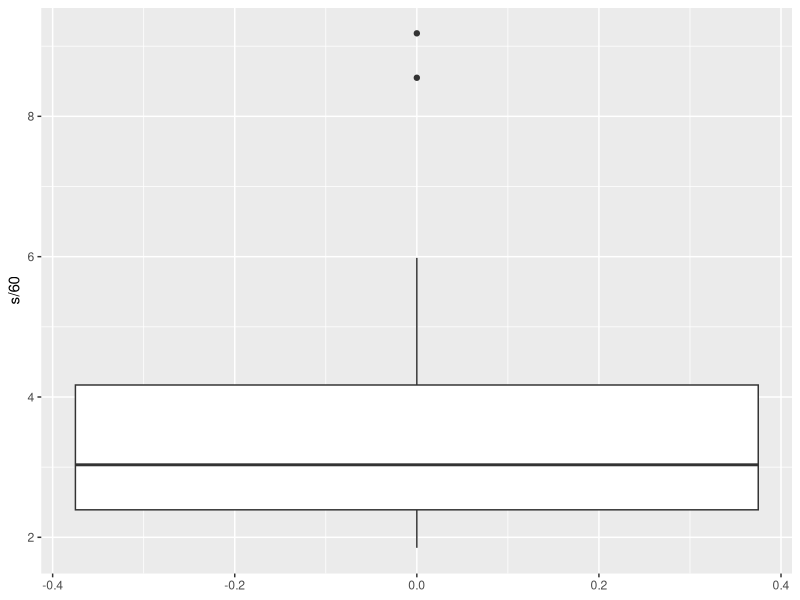
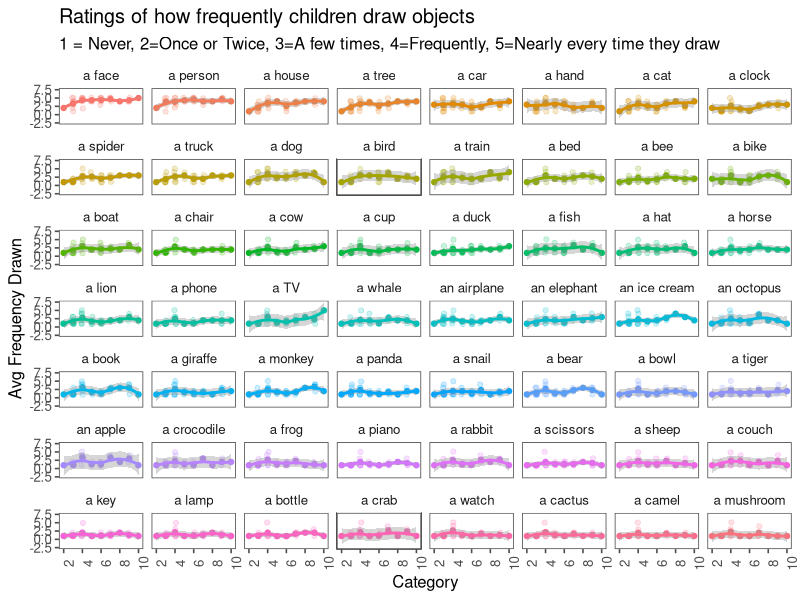

Write R code to recreate these figures, in order.
## ---- chunk 1
library(tidyverse)
library(here)
library(ggthemes)
## ---- chunk 2
raw = read_csv(here('data','surveys','drawing_experience','Drawing Experience Survey_August 27, 2020_17.21.csv'))
## ---- chunk 3
question_names <- raw %>%
  select(contains('Q3_')) %>%
  filter(row_number()==1) 

question_ids = colnames(question_names)
categories = str_split_fixed(question_names[1,],'-',2)[,2]
categories = str_split_fixed(categories,' ',2)[,2]

data.frame(categories, question_ids)
new_colnames = c('childs_age', categories)

d <- raw %>%
  filter(DistributionChannel != 'preview') %>% # not preview
  filter(Q8 == 1) %>% # positive consen
  filter(!Q3_2 == 'NA') %>%## no NAs, i.e. complete
  mutate(childs_age = Q16) %>%
  select(childs_age, contains('Q3_'))

colnames(d) <- new_colnames

d_long <- gather(d, key='category', categories, -childs_age) %>%
  rename(often_drawn_rating = categories)
  
## ---- chunk 4
time_out <- raw %>%
  select(`Duration (in seconds)`) %>%
  rename(s = `Duration (in seconds)`) %>%
  mutate(s = as.numeric(s)) %>%
  filter(s>100) 

ggplot(time_out, aes(y=s/60)) +
  geom_boxplot()
## ---- chunk 5
library(knitr)
count_by_age <- d %>%
  group_by(childs_age) %>%
  dplyr::summarize(num_surveys = n())

## ---- chunk 6
avg_by_category_age <- d_long %>%
  mutate(often_drawn_rating = as.numeric(often_drawn_rating), childs_age = as.numeric(childs_age), category = factor(category)) %>%
  group_by(category, childs_age) %>%
  summarize(avg_rating = mean(often_drawn_rating)) %>%
  ungroup() %>%
  mutate(category = fct_reorder(category, avg_rating, .desc =TRUE))
## ---- chunk 7
d_long <- d_long %>%
  mutate(often_drawn_rating = as.numeric(often_drawn_rating), childs_age = as.numeric(childs_age), category = factor(category))
## ---- chunk 8
ggplot(avg_by_category_age, aes(x=childs_age, y=avg_rating, col=category)) + 
  geom_point()  +
  geom_jitter(height=.1, width=.1, data=d_long, aes(x=childs_age, y=often_drawn_rating), alpha=.2) +
  geom_smooth() +
  theme_few()  + 
  theme(axis.text.x = element_text(angle = 90))   + 
  labs(title = 'Ratings of how frequently children draw objects', subtitle = ('1 = Never, 2=Once or Twice, 3=A few times, 4=Frequently, 5=Nearly every time they draw'), y = 'Avg Frequency Drawn', x = 'Category') +
  facet_wrap(~category) +
  theme(legend.position = 'none') 
  
  
